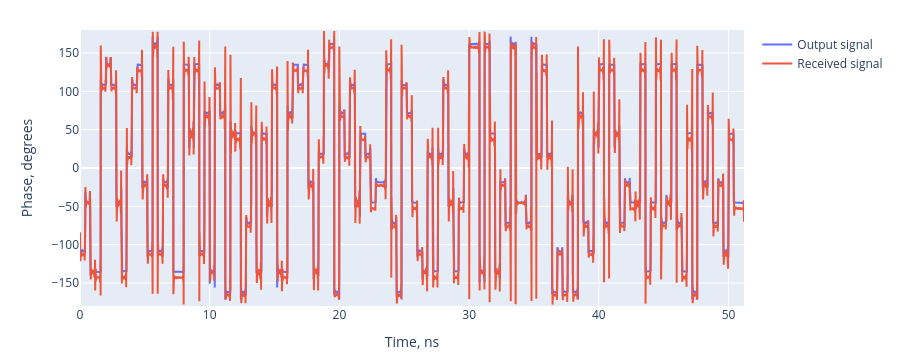

Notebook cell for this chart:
### Code cell
fig = plot_phase(system.find_child("modulator").output, label="Output signal")
plot_phase(system.find_child("receiver_output").output, fig, label="Received signal")

fig.update_yaxes(range=[-180.0, 180.0])
fig.update_layout(autosize=True, height=600, margin=dict(t=30, b=30))

### Figure 1 — Plotly figure (JSON) as saved in the notebook; plotly's stock layout.template omitted (floating-point values rounded to 4 significant figures; data arrays with more than 128 entries replaced by an {"elided": "..."} marker saying what was removed)
{"data": [{"name": "Output signal", "type": "scatter", "x": {"elided": "5120 float values"}, "y": {"elided": "5120 float values"}}, {"name": "Received signal", "type": "scatter", "x": {"elided": "5120 float values"}, "y": {"elided": "5120 float values"}}], "layout": {"autosize": true, "height": 360, "margin": {"b": 30, "t": 30}, "xaxis": {"autorange": true, "range": [0, 51.19], "title": {"text": "Time, ns"}, "type": "linear"}, "yaxis": {"range": [-180, 180], "title": {"text": "Phase, degrees"}, "type": "linear"}}}
